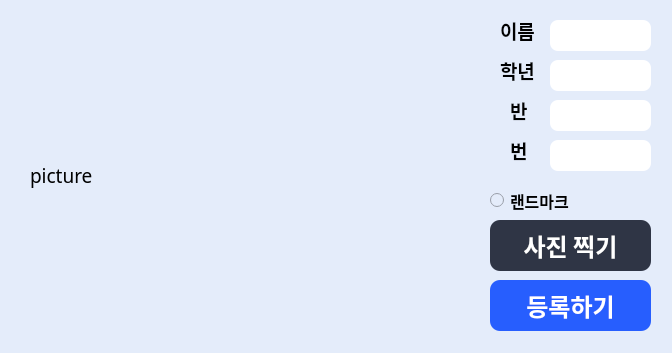
<?xml version="1.0" encoding="UTF-8"?>
<ui version="4.0">
 <class>Form</class>
 <widget class="QWidget" name="Form">
  <property name="geometry">
   <rect>
    <x>0</x>
    <y>0</y>
    <width>672</width>
    <height>353</height>
   </rect>
  </property>
  <property name="windowTitle">
   <string>얼굴 등록하기</string>
  </property>
  <property name="styleSheet">
   <string notr="true">background-color: #e4ecfa;</string>
  </property>
  <widget class="QPushButton" name="btn_picture">
   <property name="geometry">
    <rect>
     <x>490</x>
     <y>220</y>
     <width>161</width>
     <height>51</height>
    </rect>
   </property>
   <property name="font">
    <font>
     <family>Noto Sans KR</family>
     <pointsize>18</pointsize>
     <weight>75</weight>
     <bold>true</bold>
    </font>
   </property>
   <property name="styleSheet">
    <string notr="true">QPushButton {
	border: none;
	background-color: #2f3545;
	border-radius: 10px;
	color: #ffffff;
}
QPushButton:hover {
	background-color: #49526b;
	color: #ffffff;
}</string>
   </property>
   <property name="text">
    <string>사진 찍기</string>
   </property>
  </widget>
  <widget class="QLabel" name="lab_picture">
   <property name="geometry">
    <rect>
     <x>30</x>
     <y>30</y>
     <width>331</width>
     <height>291</height>
    </rect>
   </property>
   <property name="font">
    <font>
     <family>Noto Sans KR</family>
     <pointsize>14</pointsize>
     <weight>50</weight>
     <bold>false</bold>
    </font>
   </property>
   <property name="text">
    <string>picture</string>
   </property>
  </widget>
  <widget class="QLabel" name="label_2">
   <property name="geometry">
    <rect>
     <x>500</x>
     <y>20</y>
     <width>56</width>
     <height>21</height>
    </rect>
   </property>
   <property name="font">
    <font>
     <family>Noto Sans KR</family>
     <pointsize>14</pointsize>
     <weight>75</weight>
     <bold>true</bold>
    </font>
   </property>
   <property name="text">
    <string>이름</string>
   </property>
  </widget>
  <widget class="QLabel" name="label_3">
   <property name="geometry">
    <rect>
     <x>500</x>
     <y>60</y>
     <width>56</width>
     <height>21</height>
    </rect>
   </property>
   <property name="font">
    <font>
     <family>Noto Sans KR</family>
     <pointsize>14</pointsize>
     <weight>75</weight>
     <bold>true</bold>
    </font>
   </property>
   <property name="text">
    <string>학년</string>
   </property>
  </widget>
  <widget class="QLabel" name="label_4">
   <property name="geometry">
    <rect>
     <x>510</x>
     <y>100</y>
     <width>56</width>
     <height>21</height>
    </rect>
   </property>
   <property name="font">
    <font>
     <family>Noto Sans KR</family>
     <pointsize>14</pointsize>
     <weight>75</weight>
     <bold>true</bold>
    </font>
   </property>
   <property name="text">
    <string>반</string>
   </property>
  </widget>
  <widget class="QLabel" name="label_5">
   <property name="geometry">
    <rect>
     <x>510</x>
     <y>140</y>
     <width>56</width>
     <height>21</height>
    </rect>
   </property>
   <property name="font">
    <font>
     <family>Noto Sans KR</family>
     <pointsize>14</pointsize>
     <weight>75</weight>
     <bold>true</bold>
    </font>
   </property>
   <property name="text">
    <string>번</string>
   </property>
  </widget>
  <widget class="QPushButton" name="btn_register">
   <property name="geometry">
    <rect>
     <x>490</x>
     <y>280</y>
     <width>161</width>
     <height>51</height>
    </rect>
   </property>
   <property name="font">
    <font>
     <family>Noto Sans KR</family>
     <pointsize>18</pointsize>
     <weight>75</weight>
     <bold>true</bold>
    </font>
   </property>
   <property name="styleSheet">
    <string notr="true">QPushButton {
	background-color: #275efe;
	border-radius: 10px;
	color: #ffffff;
}
QPushButton:hover {
	background-color: #274fff;
}</string>
   </property>
   <property name="text">
    <string>등록하기</string>
   </property>
  </widget>
  <widget class="QLineEdit" name="leNumber">
   <property name="geometry">
    <rect>
     <x>550</x>
     <y>140</y>
     <width>101</width>
     <height>31</height>
    </rect>
   </property>
   <property name="font">
    <font>
     <family>Noto Sans KR</family>
     <pointsize>14</pointsize>
     <weight>75</weight>
     <bold>true</bold>
    </font>
   </property>
   <property name="styleSheet">
    <string notr="true">background-color: #ffffff;
border-radius: 8px;
color: #000000;
padding-right: 3px;
padding-left: 3px;
padding-bottom: 1px;</string>
   </property>
  </widget>
  <widget class="QLineEdit" name="leGrade">
   <property name="geometry">
    <rect>
     <x>550</x>
     <y>60</y>
     <width>101</width>
     <height>31</height>
    </rect>
   </property>
   <property name="font">
    <font>
     <family>Noto Sans KR</family>
     <pointsize>14</pointsize>
     <weight>75</weight>
     <bold>true</bold>
    </font>
   </property>
   <property name="styleSheet">
    <string notr="true">background-color: #ffffff;
border-radius: 8px;
color: #000000;
padding-right: 3px;
padding-left: 3px;
padding-bottom: 1px;</string>
   </property>
  </widget>
  <widget class="QLineEdit" name="leName">
   <property name="geometry">
    <rect>
     <x>550</x>
     <y>20</y>
     <width>101</width>
     <height>31</height>
    </rect>
   </property>
   <property name="font">
    <font>
     <family>Noto Sans KR</family>
     <pointsize>14</pointsize>
     <weight>75</weight>
     <bold>true</bold>
    </font>
   </property>
   <property name="styleSheet">
    <string notr="true">background-color: #ffffff;
border-radius: 8px;
color: #000000;
padding-right: 3px;
padding-left: 3px;
padding-bottom: 1px;</string>
   </property>
  </widget>
  <widget class="QLineEdit" name="leClass">
   <property name="geometry">
    <rect>
     <x>550</x>
     <y>100</y>
     <width>101</width>
     <height>31</height>
    </rect>
   </property>
   <property name="font">
    <font>
     <family>Noto Sans KR</family>
     <pointsize>14</pointsize>
     <weight>75</weight>
     <bold>true</bold>
    </font>
   </property>
   <property name="styleSheet">
    <string notr="true">background-color: #ffffff;
border-radius: 8px;
color: #000000;
padding-right: 3px;
padding-left: 3px;
padding-bottom: 1px;</string>
   </property>
  </widget>
  <widget class="QRadioButton" name="rbLandmark">
   <property name="geometry">
    <rect>
     <x>490</x>
     <y>190</y>
     <width>161</width>
     <height>21</height>
    </rect>
   </property>
   <property name="font">
    <font>
     <family>Noto Sans KR</family>
     <pointsize>12</pointsize>
     <weight>75</weight>
     <bold>true</bold>
    </font>
   </property>
   <property name="text">
    <string>랜드마크</string>
   </property>
  </widget>
 </widget>
 <resources/>
 <connections/>
</ui>
